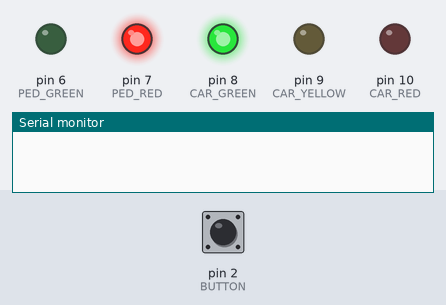
The sketch below on a simulated Arduino Uno, built with avr-gcc and run on an emulated ATmega328P. Shown: output pins drawn as LEDs (lit = HIGH), the last lines printed to the serial monitor. Inputs (shaded band) come from the test bench; at power-on: pin 2 (BUTTON) HIGH.

Above: at 1.2 s.
1.3 s: pin 2 (BUTTON) pulled LOW for 0.15 s
At 4.0 s:
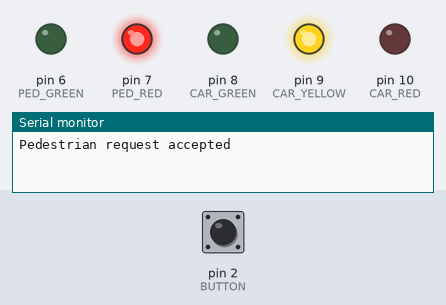
At 5.5 s:
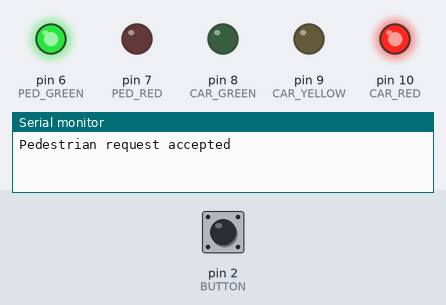
Timing chart, 0 to 14.7 s (numbered marks = the images above; inputs shaded):
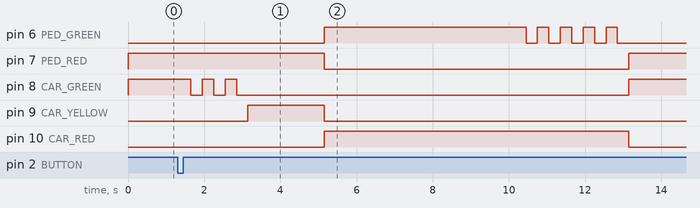

The sketch:

3.1.ino
```cpp
const int CAR_RED    = 10;
const int CAR_YELLOW = 9;
const int CAR_GREEN  = 8;

const int PED_RED   = 7;
const int PED_GREEN = 6;
const int BUTTON = 2;

const int TIME_GREEN_BLINK = 300;
const int TIME_YELLOW      = 2000;
const int TIME_PED_GREEN   = 5000;
const int TIME_DEBOUNCE    = 50;

bool pedestrianCycle = false;

void setup() {
  pinMode(CAR_RED, OUTPUT);
  pinMode(CAR_YELLOW, OUTPUT);
  pinMode(CAR_GREEN, OUTPUT);
  pinMode(PED_RED, OUTPUT);
  pinMode(PED_GREEN, OUTPUT);
  pinMode(BUTTON, INPUT_PULLUP);

  Serial.begin(9600);
  setIdle();
}

void setIdle() {
  digitalWrite(CAR_RED, LOW);
  digitalWrite(CAR_YELLOW, LOW);
  digitalWrite(CAR_GREEN, HIGH);
  digitalWrite(PED_RED, HIGH);
  digitalWrite(PED_GREEN, LOW);
  pedestrianCycle = false;
}

void allCarOff() {
  digitalWrite(CAR_RED, LOW);
  digitalWrite(CAR_YELLOW, LOW);
  digitalWrite(CAR_GREEN, LOW);
}

void runPedestrianCycle() {
  pedestrianCycle = true;
  Serial.println("Pedestrian request accepted");

  allCarOff();
  digitalWrite(PED_RED, HIGH);
  for (int i = 0; i < 3; i++) {
    digitalWrite(CAR_GREEN, HIGH); delay(TIME_GREEN_BLINK);
    digitalWrite(CAR_GREEN, LOW);  delay(TIME_GREEN_BLINK);
  }

  digitalWrite(CAR_YELLOW, HIGH);
  delay(TIME_YELLOW);
  digitalWrite(CAR_YELLOW, LOW);

  digitalWrite(CAR_RED, HIGH);
  digitalWrite(PED_RED, LOW);
  digitalWrite(PED_GREEN, HIGH);
  delay(TIME_PED_GREEN);

  for (int i = 0; i < 5; i++) {
    digitalWrite(PED_GREEN, HIGH); delay(TIME_GREEN_BLINK);
    digitalWrite(PED_GREEN, LOW);  delay(TIME_GREEN_BLINK);
  }

  setIdle();
  Serial.println("Back to idle");
}

void loop() {
  if (!pedestrianCycle && digitalRead(BUTTON) == LOW) {
    delay(TIME_DEBOUNCE);
    if (digitalRead(BUTTON) == LOW) {
      runPedestrianCycle();
      while (digitalRead(BUTTON) == LOW) { delay(10); }
    }
  }
}
```

Measured:
- after the input at 1.3 s, pin 6 (PED_GREEN): LOW → HIGH after 3.9 s, then repeats every 0.60 s: LOW 0.30 s, HIGH 0.30 s, until it stays LOW from 12.9 s; pin 7 (PED_RED): HIGH → LOW after 3.9 s, → HIGH 8.0 s later
